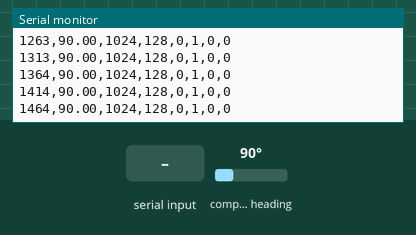
Bench run of a sketch on a simulated ESP32. Parts: the last lines printed to the serial monitor. Wiring (inferred from the names in the program): AS5600 angle sensor at I2C address 0x36. The test bench sets the inputs (shaded band); at power-on: compass heading 90°.

Above: at 1.5 s.
1.6 s: "r" received over Serial
At 1.78 s:
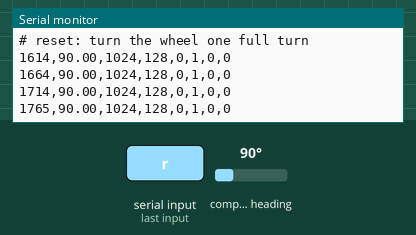
3.1 s: "s" received over Serial
4.6 s: compass heading set to 7°
At 4.63 s:
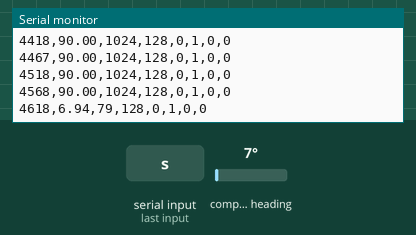
6.1 s: compass heading set to 90°
At 6.14 s:
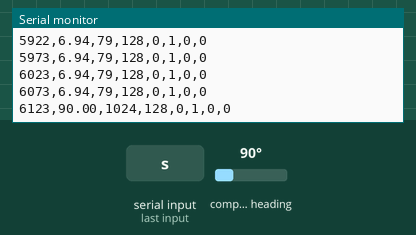
Timing chart, 0 to 8.6 s (numbered marks = the images above; inputs shaded):
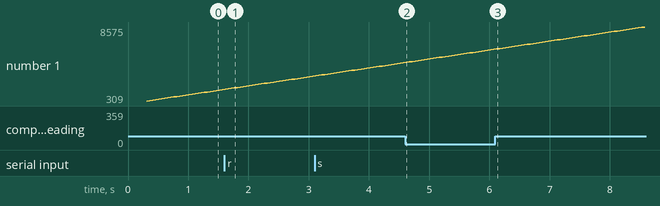

Measured:
- after the input at 1.6 s, the serial monitor: prints a new line at once (image 1)
- plotted number 1: 1563 → 3065 after the input at 1.6 s

The sketch:

air_gap_test.ino
```cpp
// (licence header left out)
// Wheelly - AS5600 air-gap test
//
// Decides how high the sensor board sits above the magnet. It is not chosen
// on paper: read the AGC, the gain the chip sets to adapt to the field it
// receives, and keep the height that brings it to mid-scale. There the magnet
// can move a little closer or further without the reading getting worse.
//
// At 3.3 V the AGC goes from 0 to 128, so the target is 64. At 5 V it would go
// from 0 to 255 and the target would be 128: power it at 3.3 V, as designed.
// AGC going down = stronger field (magnet closer).
//
// Wiring, ESP32 WROOM-32 (the XIAO works too). The labels are the ones
// silk-screened on the module: six pads in a row on one edge, and three larger
// ones on the opposite edge.
//
//     AS5600 module        ESP32 WROOM-32
//     GND .............    GND
//     5V ..............    3V3          <- it is called 5V, but runs on 3.3
//     SDA .............    GPIO 21
//     SCL .............    GPIO 22      <- silk-screened "SOL", it is SCL
//     DIR .............    GND          <- counting direction
//     PGO .............    NOTHING      <- programming pin: do not touch it
//     PWM (opposite edge)  nothing      <- analogue output, here we read I2C
//
// If the chip does not answer: with a meter, module unpowered, the chip's
// VDD5V and VDD3V3 pins must read as connected, otherwise it will not start at
// 3.3 V. In that case add a jumper - and from then on that module runs at 3.3 V
// only.
//
// Commands on the serial monitor (115200):
//     r   reset the minima and maxima, to start a new turn
//     s   print the summary of the turn
//
// Every line is CSV: it can be pasted into a spreadsheet.

#include <Wire.h>

static const uint8_t PIN_SDA = 21;
static const uint8_t PIN_SCL = 22;

static const uint8_t AS5600 = 0x36;
static const uint8_t REG_STATUS    = 0x0B;   // MD / ML / MH
static const uint8_t REG_RAW_ANGLE = 0x0C;   // 12 bit, MSB first
static const uint8_t REG_AGC       = 0x1A;   // 1 byte
static const uint8_t REG_MAGNITUDE = 0x1B;   // 12 bit

static const uint32_t PERIOD_MS = 50;       // 20 readings per second

// The AGC scale depends on how the chip is powered: 0-128 at 3.3 V, 0-255 at
// 5 V. Start from the designed case and change our mind if a reading above 128
// arrives, which cannot exist at 3.3 V.
static uint16_t scale = 128;

// minima and maxima of the current turn
static uint8_t  agc_min, agc_max;
static uint16_t mag_min, mag_max;
static uint32_t samples;
static uint32_t agc_sum;
static bool     seen_ml, seen_mh, lost_md;

static bool read_reg(uint8_t reg, uint8_t *buf, uint8_t n) {
  Wire.beginTransmission(AS5600);
  Wire.write(reg);
  if (Wire.endTransmission(false) != 0) return false;
  if (Wire.requestFrom((int)AS5600, (int)n) != n) return false;
  for (uint8_t i = 0; i < n; i++) buf[i] = Wire.read();
  return true;
}

static bool read8(uint8_t reg, uint8_t *v) { return read_reg(reg, v, 1); }

static bool read12(uint8_t reg, uint16_t *v) {
  uint8_t b[2];
  if (!read_reg(reg, b, 2)) return false;
  *v = (((uint16_t)b[0] << 8) | b[1]) & 0x0FFF;
  return true;
}

static void reset_turn() {
  agc_min = 255; agc_max = 0;
  mag_min = 0xFFFF; mag_max = 0;
  samples = 0; agc_sum = 0;
  seen_ml = seen_mh = lost_md = false;
}

static void summary() {
  if (samples == 0) { Serial.println("# no samples"); return; }
  const uint16_t target = (scale + 1) / 2;    // 64 at 3.3 V, 128 at 5 V
  Serial.println("#");
  Serial.printf("# turn over %lu samples\n", (unsigned long)samples);
  if (scale == 255)
    Serial.println("#   ! readings above 128: the module is in 5 V mode, not 3.3."
                   " Scale 0-255 and target 128; the real assembly runs at 3.3 V");
  Serial.printf("#   AGC    min %3u  mean %3lu  max %3u   (target %u, scale 0-%u)\n",
                agc_min, (unsigned long)(agc_sum / samples), agc_max, target, scale);
  Serial.printf("#   AGC swing over the turn: %u\n", (unsigned)(agc_max - agc_min));
  Serial.printf("#   MAGNITUDE  min %u  max %u\n", mag_min, mag_max);
  if (lost_md) Serial.println("#   ! MD dropped: the chip lost the magnet");
  if (seen_ml) Serial.println("#   ! ML: field too weak, move closer (lower foot)");
  if (seen_mh) Serial.println("#   ! MH: field too strong, move away (higher foot)");
  if (!lost_md && !seen_ml && !seen_mh) {
    if (agc_max - agc_min > scale / 6)
      Serial.println("#   AGC wobbles over the turn: magnet off-centre, or not flat");
    else if (agc_min < scale / 4 || agc_max > scale * 3 / 4)
      Serial.println("#   AGC far from mid-scale: try the next foot");
    else
      Serial.println("#   good: AGC in the middle half and steady over the turn");
  }
  Serial.println("#");
}

void setup() {
  Serial.begin(115200);
  delay(300);
  Wire.begin(PIN_SDA, PIN_SCL);
  Wire.setClock(400000);

  Serial.println();
  Serial.println("# Wheelly - AS5600 air-gap test");
  Wire.beginTransmission(AS5600);
  if (Wire.endTransmission() == 0) {
    Serial.println("# AS5600 found at 0x36");
  } else {
    Serial.println("# ! no answer at 0x36: check 3V3, GND, SDA=21, SCL=22");
    Serial.println("#   and that VDD5V and VDD3V3 are connected on the module");
  }
  reset_turn();
  Serial.println("# commands:  r = reset the turn,  s = summary");
  Serial.println("ms,angle_deg,raw,agc,magnitude,MD,ML,MH");
}

void loop() {
  while (Serial.available()) {
    char c = Serial.read();
    if (c == 'r') { reset_turn(); Serial.println("# reset: turn the wheel one full turn"); }
    if (c == 's') summary();
  }

  static uint32_t next_ms = 0;
  if (millis() < next_ms) return;
  next_ms = millis() + PERIOD_MS;

  uint8_t status, agc;
  uint16_t raw, mag;
  static uint32_t silent = 0;        // failed readings in a row
  if (!read8(REG_STATUS, &status) || !read8(REG_AGC, &agc) ||
      !read12(REG_RAW_ANGLE, &raw) || !read12(REG_MAGNITUDE, &mag)) {
    // With no sensor attached it fails twenty times a second: say it once,
    // then every five seconds, otherwise the message buries everything else.
    if (silent == 0 || silent % 100 == 0)
      Serial.println("# ! the AS5600 does not answer: check 3V3, GND, SDA=21, SCL=22,"
                     " and that VDD5V and VDD3V3 are connected on the module");
    silent++;
    return;
  }
  if (silent) { Serial.println("# AS5600 answers"); silent = 0; }
  if (agc > 128) scale = 255;      // at 3.3 V the AGC cannot get there: it is in 5 V mode

  bool md = status & 0x20;   // magnet detected
  bool ml = status & 0x10;   // too weak
  bool mh = status & 0x08;   // too strong

  if (agc < agc_min) agc_min = agc;
  if (agc > agc_max) agc_max = agc;
  if (mag < mag_min) mag_min = mag;
  if (mag > mag_max) mag_max = mag;
  agc_sum += agc;
  samples++;
  if (!md) lost_md = true;
  if (ml)  seen_ml = true;
  if (mh)  seen_mh = true;

  Serial.printf("%lu,%.2f,%u,%u,%u,%d,%d,%d\n",
                (unsigned long)millis(), raw * 360.0 / 4096.0, raw, agc, mag,
                md ? 1 : 0, ml ? 1 : 0, mh ? 1 : 0);
}
```
